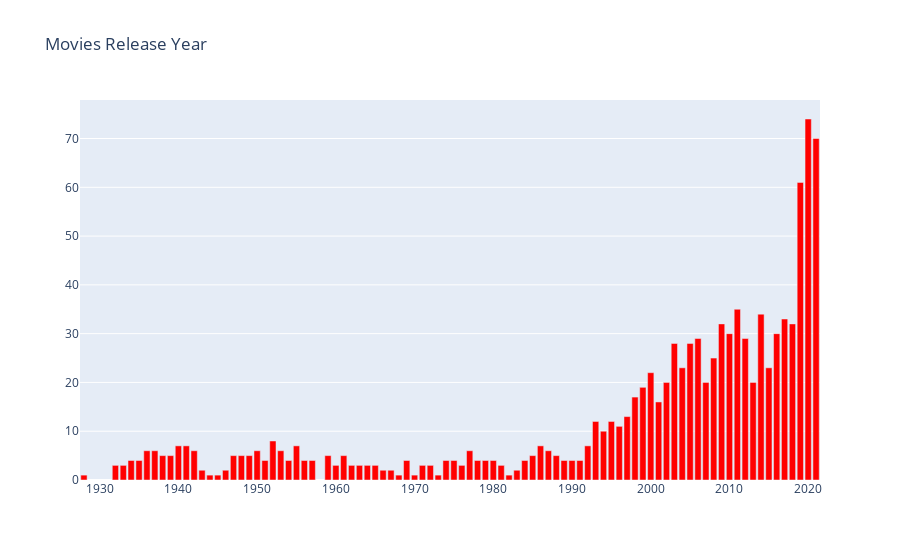

Notebook code cell kept with this figure:
### Code cell
# disney movies realse over the year

dm = disney_movies['release_year'].value_counts().reset_index()
dm = dm.rename(columns = {'index' : "Release Year", "release_year": 'Count'})
dm['Percent'] = dm['Count'].apply(lambda x : 100*x/sum(dm['Count']))
dm = dm.sort_values('Release Year')

fig1 = go.Bar(x = dm['Release Year'], y=dm['Count'], name='Movies', marker=dict(color='red'))
data = [fig1]
layout = go.Layout(title='Movies Release Year', legend=dict(x=0.1, y=1.1, orientation='h'))
fig = go.Figure(data, layout=layout)
fig.show()

### Figure 1 — Plotly figure (JSON) as saved in the notebook; plotly's stock layout.template omitted (floating-point values rounded to 4 significant figures)
{"data": [{"marker": {"color": "red"}, "name": "Movies", "type": "bar", "x": [1928, 1932, 1933, 1934, 1935, 1936, 1937, 1938, 1939, 1940, 1941, 1942, 1943, 1944, 1945, 1946, 1947, 1948, 1949, 1950, 1951, 1952, 1953, 1954, 1955, 1956, 1957, 1959, 1960, 1961, 1962, 1963, 1964, 1965, 1966, 1967, 1968, 1969, 1970, 1971, 1972, 1973, 1974, 1975, 1976, 1977, 1978, 1979, 1980, 1981, 1982, 1983, 1984, 1985, 1986, 1987, 1988, 1989, 1990, 1991, 1992, 1993, 1994, 1995, 1996, 1997, 1998, 1999, 2000, 2001, 2002, 2003, 2004, 2005, 2006, 2007, 2008, 2009, 2010, 2011, 2012, 2013, 2014, 2015, 2016, 2017, 2018, 2019, 2020, 2021], "y": [1, 3, 3, 4, 4, 6, 6, 5, 5, 7, 7, 6, 2, 1, 1, 2, 5, 5, 5, 6, 4, 8, 6, 4, 7, 4, 4, 5, 3, 5, 3, 3, 3, 3, 2, 2, 1, 4, 1, 3, 3, 1, 4, 4, 3, 6, 4, 4, 4, 3, 1, 2, 4, 5, 7, 6, 5, 4, 4, 4, 7, 12, 10, 12, 11, 13, 17, 19, 22, 16, 20, 28, 23, 28, 29, 20, 25, 32, 30, 35, 29, 20, 34, 23, 30, 33, 32, 61, 74, 70]}], "layout": {"legend": {"orientation": "h", "x": 0.1, "y": 1.1}, "title": {"text": "Movies Release Year"}}}
